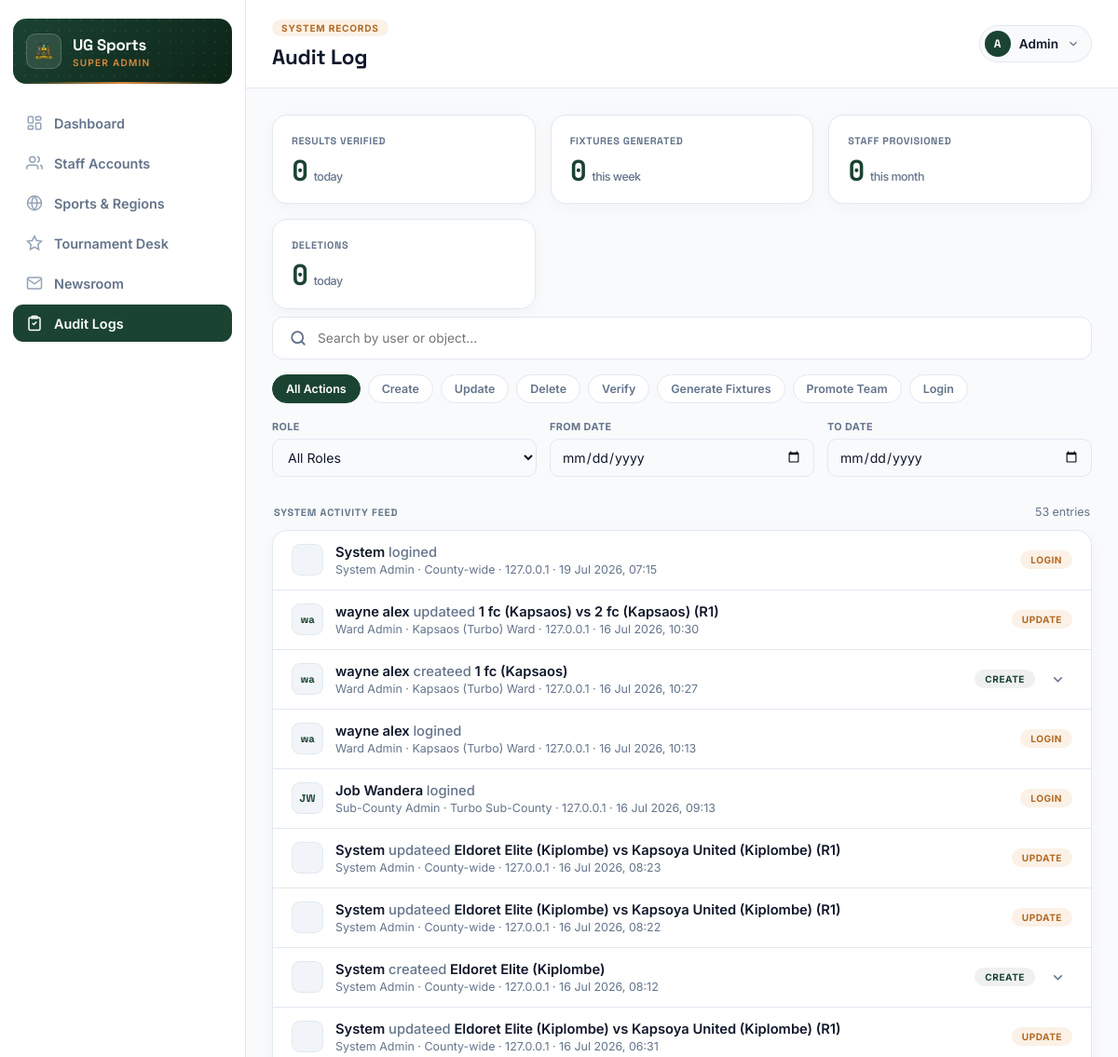
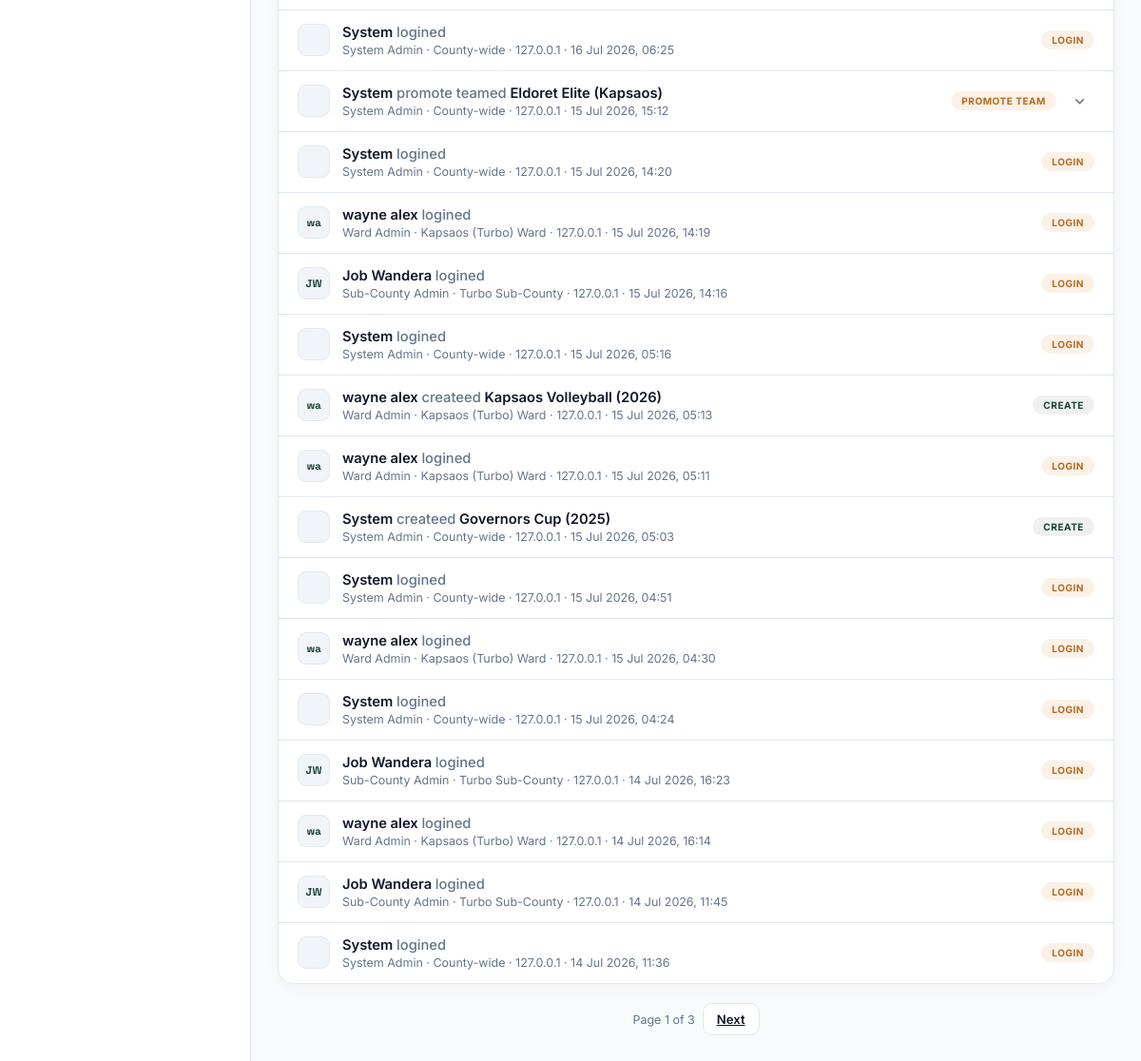
Before: /accounts/auditlogs/ (signed in) with the older database file (2 pictures, top to bottom).
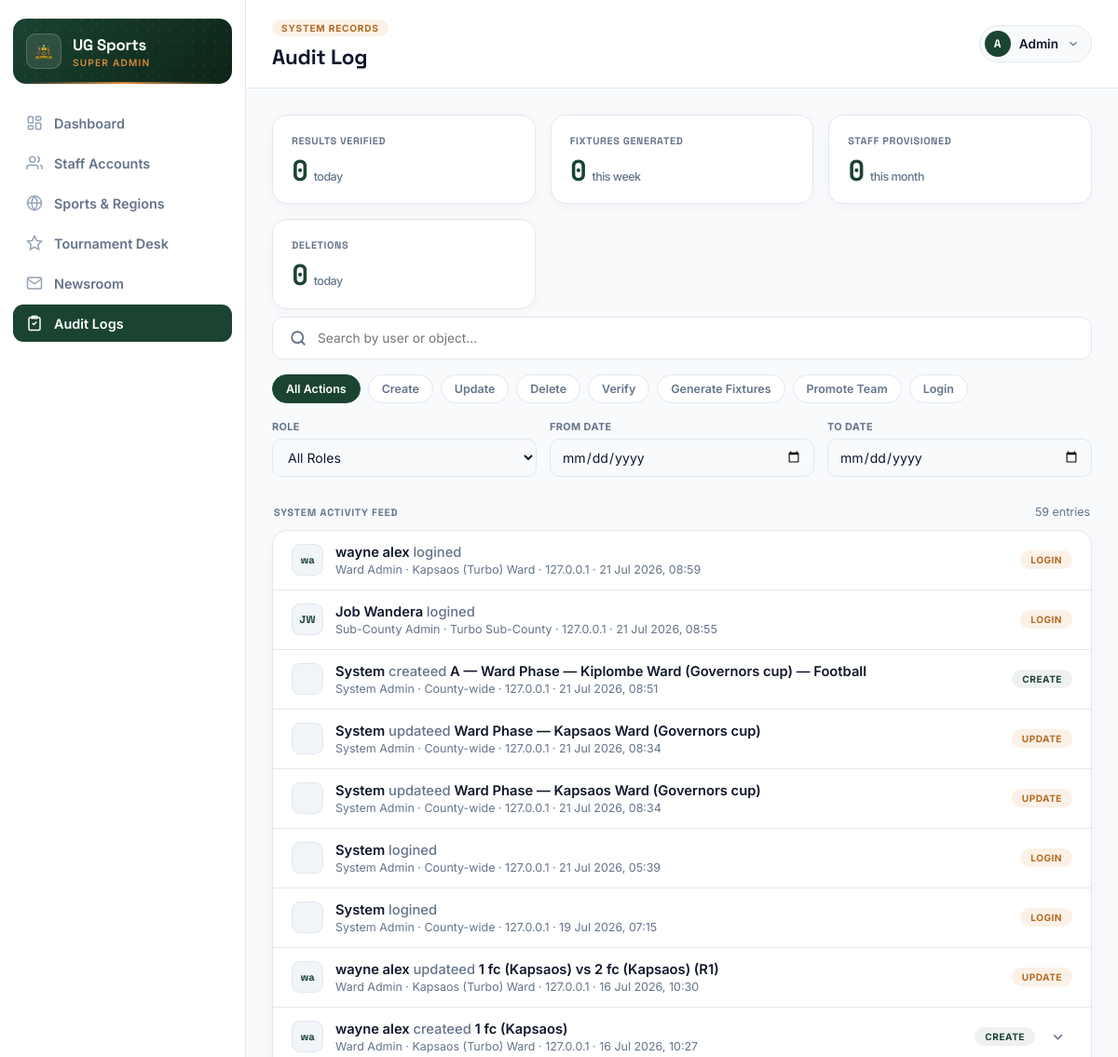
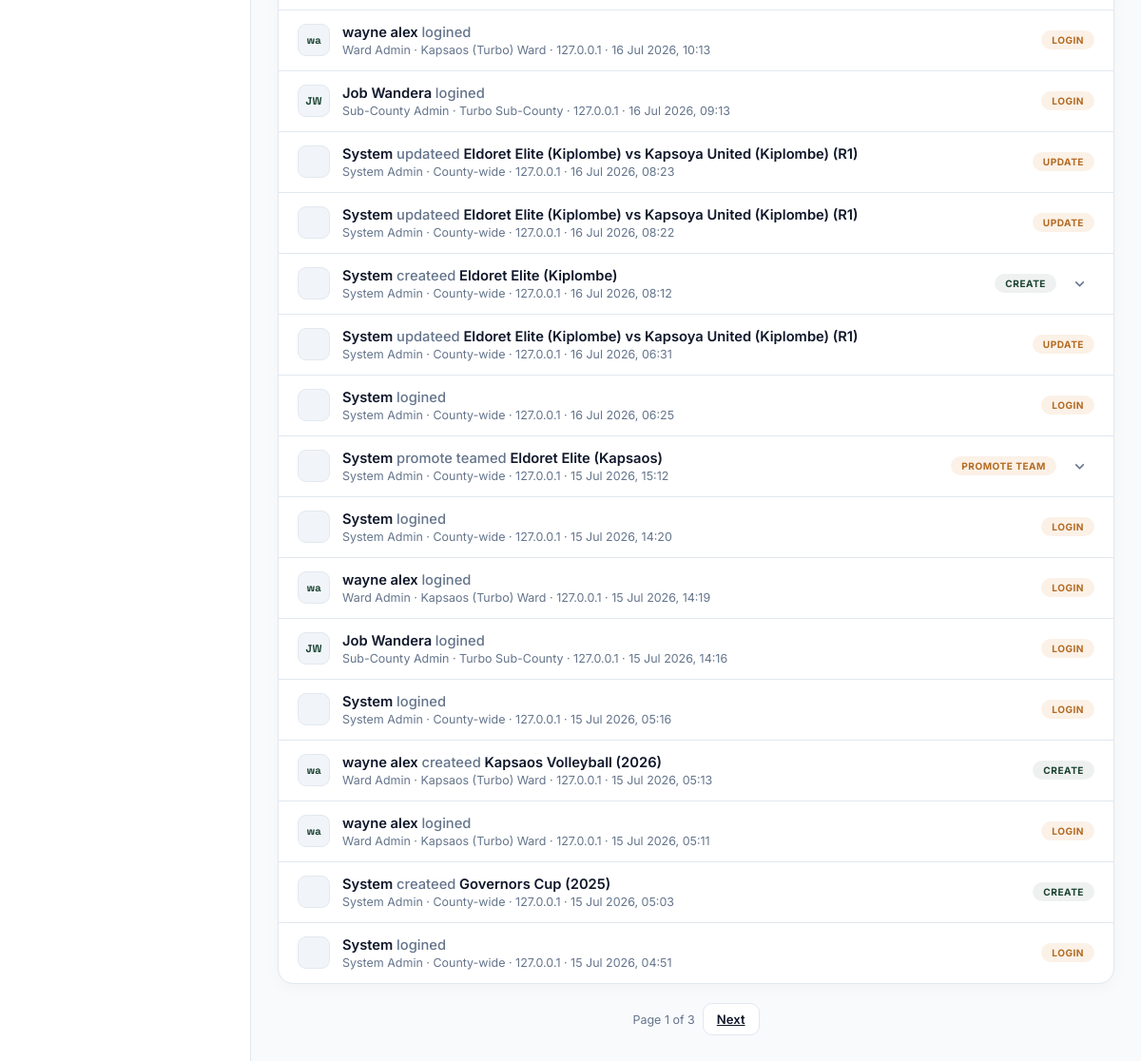
After: the same page with the newer database file (2 pictures, top to bottom).
### accounts/models.py (models this page shows, shortened)
class AuditLog(models.Model):
    class Action(models.TextChoices):
        CREATE = 'create', 'Create'
        UPDATE = 'update', 'Update'
        DELETE = 'delete', 'Delete'
        VERIFY = 'verify', 'Verify'
        GENERATE_FIXTURES = 'generate_fixtures', 'Generate Fixtures'
        PROMOTE = 'promote', 'Promote Team'
        LOGIN = 'login', 'Login'
    user = models.ForeignKey(
        settings.AUTH_USER_MODEL, on_delete=models.SET_NULL, null=True,
        related_name='audit_entries'
    )
    action = models.CharField(max_length=30, choices=Action.choices)
    content_type = models.ForeignKey(ContentType, on_delete=models.SET_NULL, null=True, blank=True)
    object_id = models.PositiveIntegerField(null=True, blank=True)
    content_object = GenericForeignKey('content_type', 'object_id')
    object_repr = models.CharField(max_length=255, blank=True, help_text="Snapshot of str(obj) at time of action")
    changes = models.JSONField(null=True, blank=True, help_text="e.g. {'field': ['old', 'new']}")
    ip_address = models.GenericIPAddressField(null=True, blank=True)
    timestamp = models.DateTimeField(auto_now_add=True)
    class Meta:
        ordering = ['-timestamp']

class User(AbstractUser):
    class Role(models.TextChoices):
        SYSTEM_ADMIN = 'system_admin', 'System Admin'
        COUNTY_ICT_OFFICER = 'county_ict', 'County ICT Officer'
        SUB_COUNTY_ADMIN = 'sub_county_admin', 'Sub-County Admin'
        WARD_ADMIN = 'ward_admin', 'Ward Admin'
        TEAM_MANAGER = 'team_manager', 'Team Manager'
    role = models.CharField(max_length=20, choices=Role.choices)
    sub_county = models.ForeignKey(
        SubCounty, on_delete=models.PROTECT, null=True, blank=True, related_name='admins'
    )
    ward = models.ForeignKey(
        Ward, on_delete=models.PROTECT, null=True, blank=True, related_name='admins'
    )
    phone_number = models.CharField(max_length=20, blank=True)
    @property
    def scope_label(self):
        if self.role == self.Role.WARD_ADMIN:
            return f"{self.ward} Ward"
        if self.role == self.Role.SUB_COUNTY_ADMIN:
            return f"{self.sub_county} Sub-County"
        return "County-wide"

class Ward(models.Model):
    sub_county = models.ForeignKey(SubCounty, on_delete=models.CASCADE, related_name='wards')
    name = models.CharField(max_length=100)
    created_at = models.DateTimeField(auto_now_add=True)
    class Meta:
        verbose_name_plural = "Wards"
        unique_together = ('sub_county', 'name')
        ordering = ['sub_county__name', 'name']
    def __str__(self):
        return f"{self.name} ({self.sub_county.name})"

class SubCounty(models.Model):
    name = models.CharField(max_length=100, unique=True)
    created_at = models.DateTimeField(auto_now_add=True)
    class Meta:
        verbose_name_plural = "Sub-Counties"
        ordering = ['name']
    def __str__(self):
        return self.name

### accounts/views.py (the view, shortened to what this page needs)
# urls.py: path('auditlogs/', views.AuditLogView, name='audit_log'),
@superadmin_admin_required
@login_required(login_url='login_admin')
def AuditLogView(request):
    logs = AuditLog.objects.select_related('user', 'content_type').order_by('-timestamp')
    action = request.GET.get('action')
    if action:
        logs = logs.filter(action=action)
    role = request.GET.get('role')
    if role:
        logs = logs.filter(user__role=role)
    date_from = request.GET.get('date_from')
    if date_from:
        logs = logs.filter(timestamp__date__gte=date_from)
    date_to = request.GET.get('date_to')
    if date_to:
        logs = logs.filter(timestamp__date__lte=date_to)
    query = request.GET.get('q')
    paginator = Paginator(logs, 25)
    page_obj = paginator.get_page(request.GET.get('page'))
    now = timezone.now()
    today = now.date()
    week_ago = now - timedelta(days=7)
    month_ago = now - timedelta(days=30)
    verify_count_today = AuditLog.objects.filter(action='verify', timestamp__date=today).count()
    fixture_gen_count_week = AuditLog.objects.filter(action='generate_fixtures', timestamp__gte=week_ago).count()
    staff_created_count_month = AuditLog.objects.filter(
        action='create', content_type__model='user', timestamp__gte=month_ago
    ).count()
    deletions_today = AuditLog.objects.filter(action='delete', timestamp__date=today).count()
    context = {
        'audit_entries': page_obj,
        'page_obj': page_obj,
        'is_paginated': page_obj.has_other_pages(),
        'action_choices': AuditLog.Action.choices,
        'role_choices': User.Role.choices,
        'active_nav': 'audit',
        'total_entries': paginator.count,
        'verify_count_today': verify_count_today,
        'fixture_gen_count_week': fixture_gen_count_week,
        'staff_created_count_month': staff_created_count_month,
        'deletions_today': deletions_today,
    }
    return render(request, 'superadmin_auditLogs.html', context)

### accounts/templates/superadmin_auditLogs.html (shortened to what the changed rows need)
{% extends "superadmin_base.html" %}
{% block page_title %}Audit Log{% endblock %}
{% block content %}
<form method="get" id="audit-filter-form">
    <div class="filter-pills" id="audit-action-pills">
        <button type="button" class="filter-pill {% if not request.GET.action %}active{% endif %}" data-value="" onclick="setPillFilter('action', '', this)">All Actions</button>
        {% for value, label in action_choices %}
            <button type="button" class="filter-pill {% if request.GET.action == value %}active{% endif %}" data-value="{{ value }}" onclick="setPillFilter('action', '{{ value }}', this)">{{ label }}</button>
        {% endfor %}
    </div>
</form>
<div class="group-header-row">
    <h3 class="group-header">System Activity Feed</h3>
    <span class="cell-sub">{{ total_entries }} entr{{ total_entries|pluralize:"y,ies" }}</span>
</div>
<div class="group">
    {% for entry in audit_entries %}
    <div class="group-row">
        <div class="row-left">
            <div class="avatar-chip">
                {% if entry.user %}{{ entry.user.first_name|slice:":1" }}{{ entry.user.last_name|slice:":1" }}{% else %}SY{% endif %}
            </div>
            <div>
                <div class="cell-main">
                    {{ entry.user.get_full_name|default:"System" }}
                    <span style="color: var(--ink-soft); font-weight: 500;">{{ entry.get_action_display|lower }}ed</span>
                    {% if entry.content_object and entry.content_object.get_absolute_url %}
                        <a href="{{ entry.content_object.get_absolute_url }}" style="color: var(--pitch);">{{ entry.object_repr }}</a>
                    {% else %}
                        {{ entry.object_repr }}
                    {% endif %}
                </div>
                <div class="cell-sub">
                    {{ entry.user.get_role_display|default:"—" }}
                    {% if entry.user.scope_label %} · {{ entry.user.scope_label }}{% endif %}
                    · {{ entry.ip_address|default:"unknown IP" }} · {{ entry.timestamp|date:"d M Y, H:i" }}
                </div>
            </div>
        </div>
        <div class="row-right">
            {% if entry.action == 'verify' %}
                <span class="badge success">Verify</span>
            {% elif entry.action == 'delete' %}
                <span class="badge live">Delete</span>
            {% elif entry.action == 'generate_fixtures' %}
                <span class="badge pending">Fixtures</span>
            {% elif entry.action == 'create' %}
                <span class="badge success">Create</span>
            {% elif entry.action == 'update' %}
                <span class="badge pending">Update</span>
            {% else %}
                <span class="badge pending">{{ entry.get_action_display }}</span>
            {% endif %}
            {% if entry.changes %}
                <button class="icon-btn" title="View changes" onclick="toggleChangesRow('changes-{{ entry.pk }}')">
                    <svg viewBox="0 0 24 24" width="18" height="18" stroke="currentColor" stroke-width="2" fill="none"><polyline points="6 9 12 15 18 9"/></svg>
                </button>
            {% endif %}
        </div>
    </div>
    {% endfor %}
</div>
{% endblock %}

Changed rows visible on the page:
no longer on this page (row unchanged): AuditLog: user.first_name "w", user.last_name "a", user.get_full_name "wayne alex", action "login", user.role "Ward Admin", user.scope_label "Kapsaos (Turbo) Ward", ip_address "127.0.0.1", timestamp "15 Jul 2026, 04:30", action "LOGIN"
no longer on this page (row unchanged): AuditLog: user.get_full_name "System", action "login", user.role "System Admin", user.scope_label "County-wide", ip_address "127.0.0.1", timestamp "15 Jul 2026, 04:24", action "LOGIN"
no longer on this page (row unchanged): AuditLog: user.first_name "J", user.last_name "W", user.get_full_name "Job Wandera", action "login", user.role "Sub-County Admin", user.scope_label "Turbo Sub-County", ip_address "127.0.0.1", timestamp "14 Jul 2026, 16:23", action "LOGIN"
no longer on this page (row unchanged): AuditLog: user.first_name "w", user.last_name "a", user.get_full_name "wayne alex", action "login", user.role "Ward Admin", user.scope_label "Kapsaos (Turbo) Ward", ip_address "127.0.0.1", timestamp "14 Jul 2026, 16:14", action "LOGIN"
no longer on this page (row unchanged): AuditLog: user.first_name "J", user.last_name "W", user.get_full_name "Job Wandera", action "login", user.role "Sub-County Admin", user.scope_label "Turbo Sub-County", ip_address "127.0.0.1", timestamp "14 Jul 2026, 11:45", action "LOGIN"
no longer on this page (row unchanged): AuditLog: user.get_full_name "System", action "login", user.role "System Admin", user.scope_label "County-wide", ip_address "127.0.0.1", timestamp "14 Jul 2026, 11:36", action "LOGIN"
added AuditLog: user.first_name "w", user.last_name "a", user.get_full_name "wayne alex", action "login", user.role "Ward Admin", user.scope_label "Kapsaos (Turbo) Ward", ip_address "127.0.0.1", timestamp "21 Jul 2026, 08:59", action "LOGIN"
added AuditLog: user.first_name "J", user.last_name "W", user.get_full_name "Job Wandera", action "login", user.role "Sub-County Admin", user.scope_label "Turbo Sub-County", ip_address "127.0.0.1", timestamp "21 Jul 2026, 08:55", action "LOGIN"
added AuditLog: user.get_full_name "System", action "create", object_repr "A — Ward Phase — Kiplombe Ward (Governors cup) — Football", user.role "System Admin", user.scope_label "County-wide", ip_address "127.0.0.1", timestamp "21 Jul 2026, 08:51", shows "CREATE"
added AuditLog: user.get_full_name "System", action "update", object_repr "Ward Phase — Kapsaos Ward (Governors cup)", user.role "System Admin", user.scope_label "County-wide", ip_address "127.0.0.1", timestamp "21 Jul 2026, 08:34", shows "UPDATE"
added AuditLog: user.get_full_name "System", action "update", object_repr "Ward Phase — Kapsaos Ward (Governors cup)", user.role "System Admin", user.scope_label "County-wide", ip_address "127.0.0.1", timestamp "21 Jul 2026, 08:34", shows "UPDATE"
added AuditLog: user.get_full_name "System", action "login", user.role "System Admin", user.scope_label "County-wide", ip_address "127.0.0.1", timestamp "21 Jul 2026, 05:39", action "LOGIN"
Other visible differences:
{{ total_entries }}: "53" → "59"
